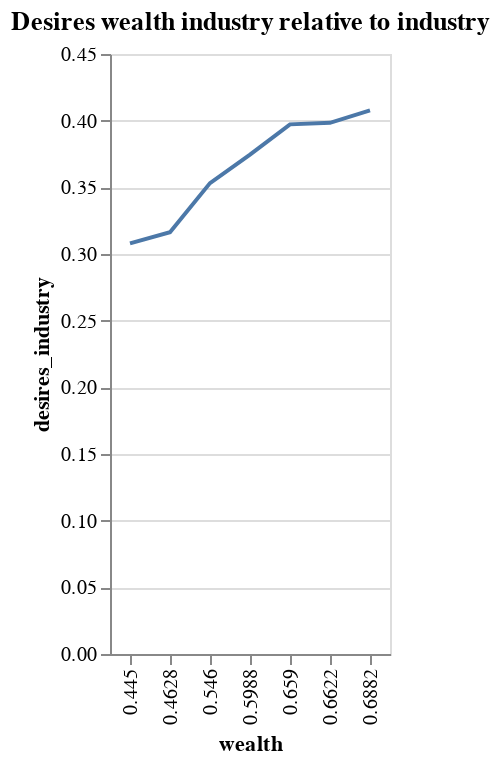

Notebook code cell kept with this figure:
### Code cell
alt.Chart(ind_df).mark_line().encode(x='wealth:N',y='desires_industry').properties(title="Desires wealth industry relative to industry")

### Figure 1 — Vega-Lite specification as saved in the notebook (floating-point values rounded to 4 significant figures)
{"config": {"view": {"continuousWidth": 400, "continuousHeight": 300}}, "data": {"name": "data-f566b3f80cf1d935435b4a6b05930773"}, "mark": "line", "encoding": {"x": {"type": "nominal", "field": "wealth"}, "y": {"type": "quantitative", "field": "desires_industry"}}, "title": "Desires wealth industry relative to industry", "$schema": "https://vega.github.io/schema/vega-lite/v4.8.1.json", "datasets": {"data-f566b3f80cf1d935435b4a6b05930773": [{"wealth": 0.445, "base": 0, "desires_industry": 0.308, "desire_base": -0.0}, {"wealth": 0.4628, "base": 1, "desires_industry": 0.3164, "desire_base": 0.5}, {"wealth": 0.546, "base": 2, "desires_industry": 0.3532, "desire_base": 0.6667}, {"wealth": 0.5988, "base": 3, "desires_industry": 0.3745, "desire_base": 0.75}, {"wealth": 0.659, "base": 4, "desires_industry": 0.3972, "desire_base": 0.8}, {"wealth": 0.6622, "base": 5, "desires_industry": 0.3984, "desire_base": 0.8333}, {"wealth": 0.6882, "base": 6, "desires_industry": 0.4077, "desire_base": 0.8571}]}}
